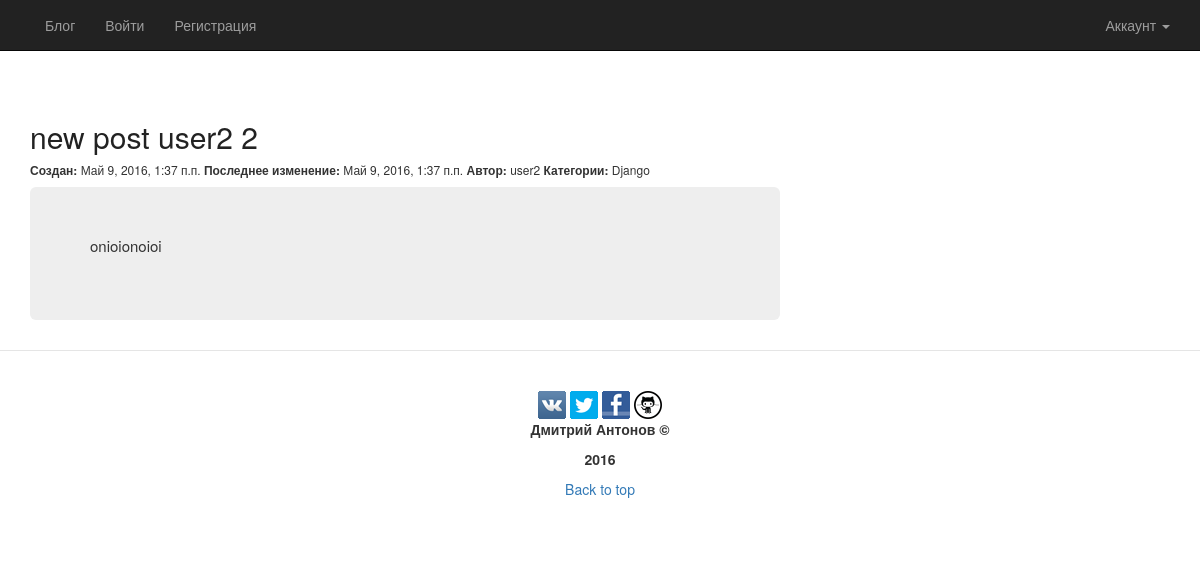
Page /54/ on the committed database.
### blog/models.py (models this page shows, shortened)
class Article(models.Model):
    article_title = models.CharField(max_length=100)
    article_text = models.TextField()
    article_date_create = models.DateTimeField(default=timezone.now)
    article_date_modify = models.DateTimeField(default=timezone.now)
    article_access = models.BooleanField(default=True)
    article_autor = models.ForeignKey(User)
    article_tag = models.ManyToManyField(Tags)
    article_count = models.ManyToManyField('CountArticle')

class Tags(models.Model):
    tags_name = models.CharField(max_length=50)
    def __str__(self):
        return self.tags_name

### blog/views.py (the view)
# urls.py: url(r'^(?P<pk>[0-9]+)/$', views.FullView, name='full'),
def FullView(request, pk):
    obj = get_object_or_404(Article, pk=pk)
    @access_private_post(url='/access_error_to_post',
                         access=obj.article_access)
    def view(request, obj):
        if request.user.is_authenticated():
            count_object = CountArticle.objects.get(user=request.user)
            count_object.count_article.remove(obj)
        return render(request, 'blog/full.html', {'fullpost_blog': obj})
    return view(request, obj)

### blog/context_processors.py (called while the page is built, shortened)
def total_count(request):
    return {}

### blog/templates/blog/full.html
{% extends "blog/home.html" %}
{% block post %}
    {% if fullpost_blog %}
        <div class="container blog-post">
            <div class="row">
                <div class="col-lg-8 col-md-8">
                    <div>
                        <h2 class="article-title">
                            <a class="article-title"> {{ fullpost_blog.article_title }} </a>
                        </h2>
                    </div>
                    <h6>
                        {% if fullpost_blog.article_date_create == fullpost_blog.article_date_modify %}
                            <b>Создан:</b> {{ fullpost_blog.article_date_create }}
                        {% else %}
                            <b>Создан:</b> {{ fullpost_blog.article_date_create }}
                            <b>Последнее изменение:</b> {{ fullpost_blog.article_date_modify }}
                        {% endif %}
                        <b>Автор:</b> {{ fullpost_blog.article_autor }}
                        <b>Категории:</b>
                        {% for tag in fullpost_blog.article_tag.all %}
                            {{ tag }}
                        {% endfor %}
                    </h6>
                    <div class="jumbotron">
                        <p class="text-justify">
                            {{ fullpost_blog.article_text }}
                        </p>
                    </div>
                </div>
            </div>
        </div>
    {% endif %}
{% endblock post %}

### blog/static/blog/style.css (style rules this page uses)
body { margin-top: 100px; }
.article-title a, .article-title a:visited { color: #222222; text-decoration: none; }
p.text-justify { font-size: 15px; }

### rows in the picture
Article: article_title "new post user2 2", article_date_create "Май 9, 2016, 1:37 п.п.", article_date_modify "Май 9, 2016, 1:37 п.п.", article_autor "user2", article_text "onioionoioi"
Tags: tags_name "Django"
